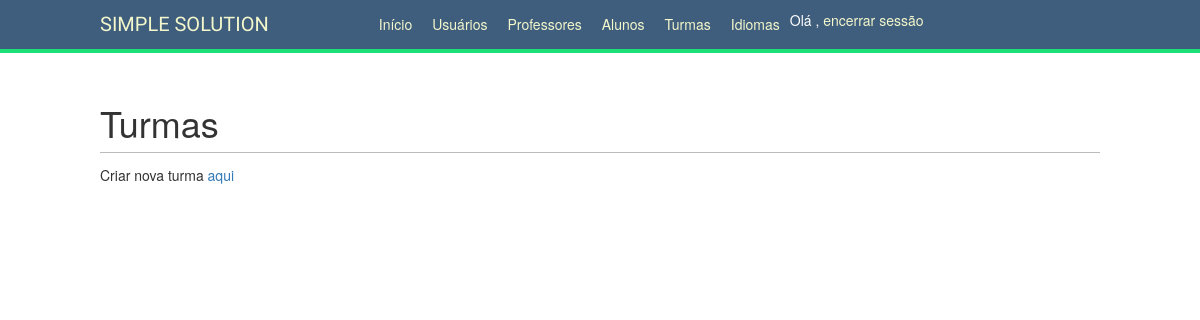
The page /school/careers/ (signed in) on the database as committed earlier.
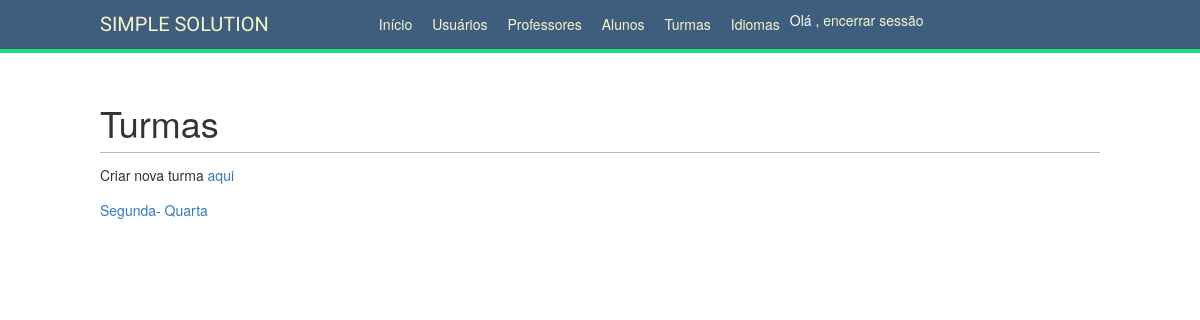
The same page on the database as committed later.
### school/models.py (models this page shows, shortened)
class Career(models.Model):
    name = models.CharField(max_length=80, unique=True)
    code = models.CharField(max_length=25, unique=True)
    subjects = models.ManyToManyField(Subject, blank=True)

### school/views.py (the view)
@staff_member_required
def career_list(request):
    careers = Career.objects.all()
    return render(request, 'school/career/list.html', {'section': 'careers',
                                                       'careers': careers})

### school/templates/school/career/list.html (shortened to what this page needs)
{% extends "base.html" %}
{% block content %}
    <h1>Turmas</h1>
    <p>Criar nova turma <a href="{% url "career_create" %}">aqui</a></p>
    {% for career in careers %}
        <div>
            <p class="title"><a href="{% url "career_detail" career.id %}">{{ career.name }}</a></p>
        </div>
    {% endfor %}
{% endblock %}

Rows that differ between the two databases and show on the page:
added Career: name "Segunda- Quarta"
